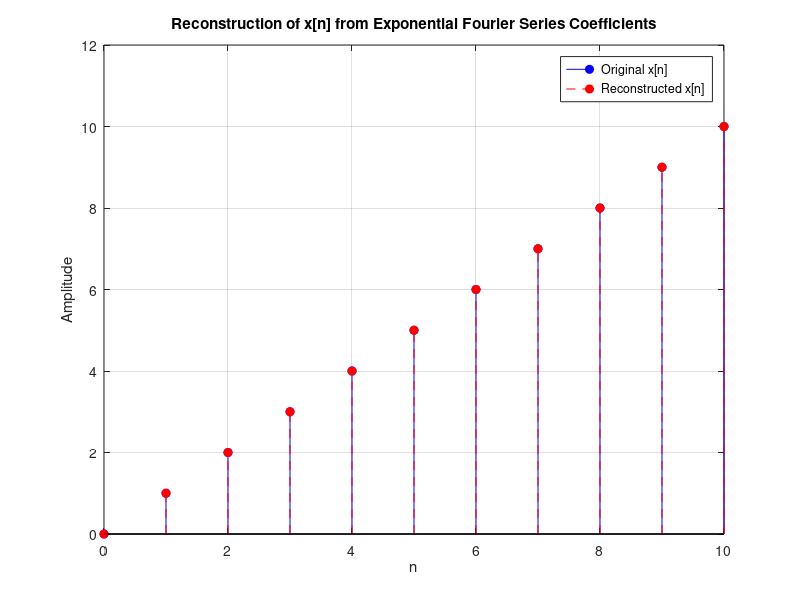

This figure's MATLAB source:
function reconstruct()


clc; clear; close all;

% -----------------------------
% Discrete-time signal parameters
% -----------------------------
N = 11;                 % number of points for one period
n = 0:N-1;              % discrete-time indices

% Example signal: x[n] = n*u[n] (one period)
x = n;

% -----------------------------
% Compute exponential Fourier coefficients Dn
% -----------------------------
Dn = zeros(1,N);
for k = 0:N-1
    Dn(k+1) = (1/N) * sum(x .* exp(-1j*2*pi*k*n/N));
end

% -----------------------------
% Reconstruct x[n] from Dn
% -----------------------------
x_recon = zeros(1,N);
for n_idx = 0:N-1
    x_recon(n_idx+1) = sum(Dn .* exp(1j*2*pi*(0:N-1)*n_idx/N));
end

% -----------------------------
% Plot original and reconstructed signals
% -----------------------------
figure;
stem(n, x, 'b', 'filled'); hold on;
stem(n, real(x_recon), 'r--', 'filled');
xlabel('n'); ylabel('Amplitude');
legend('Original x[n]', 'Reconstructed x[n]');
title('Reconstruction of x[n] from Exponential Fourier Series Coefficients');
grid on;



end







% DISCRETE FOURIER SERIES

function discreteFS()


clc; clear; close all;


%% Method 1: Direct DTFS Calculation

No = 32;                
n = 0:No-1;              

% Example signal: rectangular pulse + ones
xn = [ones(1,5) zeros(1,23) ones(1,4)];

% Preallocate DTFS coefficients
xr = zeros(1, No);

for r = 0:No-1
    xr(r+1) = sum(xn .* exp(-1j*r*2*pi/No*n)) / No;
end

% Plot magnitude and phase
figure('Name','DTFS: Direct Summation');
r = 0:No-1;
subplot(2,1,1);
stem(r, abs(xr), 'k', 'filled');
ylabel('|X[r]|'); xlabel('r');
title('Magnitude of DTFS Coefficients');

xr_round = round(1000*xr)/1000; % remove small computational errors
subplot(2,1,2);
stem(r, angle(xr_round), 'k', 'filled');
ylabel('Angle of X[r] (rad)'); xlabel('r');
title('Phase of DTFS Coefficients');



% USING FFT

xr_fft = fft(xn)/No;    % Normalize by period

figure('Name','DTFS: Using FFT');
subplot(2,1,1);
stem(r, abs(xr_fft), 'b', 'filled');
ylabel('|X[r]|'); xlabel('r');
title('Magnitude via FFT');

subplot(2,1,2);
stem(r, angle(xr_fft), 'b', 'filled');
ylabel('Angle of X[r] (rad)'); xlabel('r');
title('Phase via FFT');



end





% QUESTION TYPE WHERE DR coefficients are given


function discreteFS_example()

    clc; clear; close all;


% Given DTFS coefficients Dr

N = 12;
r = 0:N-1;

% Provided Fourier coefficients (Dr)
Dr = [0, -1j*0.8720, -1j*0.4330, 1j*0.3330, 1j*0.1440, -1j*0.2950,...
      0, 1j*0.2950, -1j*0.1440, -1j*0.3330, 1j*0.4330, 1j*0.8720];


% Reconstruct x[n] from Dr

n = -32:32;  % discrete-time indices (as given)
x = zeros(size(n));

for ni = 1:length(n)
    for ri = 1:N
        x(ni) = x(ni) + Dr(ri) * exp(1j*2*pi*(ri-1)*n(ni)/N);
    end
end


% Plot the reconstructed signal

figure;
stem(n, real(x), 'filled', 'b'); 
xlabel('n'); ylabel('x[n]');
title('Reconstructed Discrete-Time Signal from Given Fourier Coefficients');
grid on;



end








% finding the inverse fourier transform for a given signal


function inverseFTdiscrete()
    


    clc; clear; close all;

% Define frequency variable
Omega = linspace(-pi, pi, 1000);

% Define X(Omega) as given
X = zeros(size(Omega));
idx = (Omega >= -pi/2) & (Omega <= pi/2);
X(idx) = cos(Omega(idx));

% Compute inverse Fourier transform numerically
% Using definition:
% x(t) = (1/2pi) * integral X(Omega) * exp(j*Omega*t) dOmega
% over -pi to pi or wider frequency range

t = linspace(-10,10,1000);  % time vector

x = zeros(size(t));

for k = 1:length(t)
    integrand = X .* exp(1j * Omega * t(k));
    x(k) = (1/(2*pi)) * trapz(Omega, integrand);
end

% Plot real part of x(t)
figure;
plot(t, real(x), 'LineWidth', 2);
xlabel('t');
ylabel('x(t)');
title('Inverse Fourier Transform x(t)');
grid on;



end






% Fourier spectra changing with modifications


function simple_fourier_demo_loop()

    clc; clear; close all;

    % Define time vector
    t = linspace(-10,10,2000);
    dt = t(2) - t(1);

    % Original signal: rectangular pulse width 2
    x = @(t) double(abs(t) <= 1);

    % Frequencies to compute FT at
    omega = linspace(-20, 20, 500);

    % Preallocate FT results
    X = zeros(size(omega));
    Y1 = zeros(size(omega));
    Y2 = zeros(size(omega));
    Y3 = zeros(size(omega));

    % Define modified signals
    y1 = @(t) 3 * x(t);
    y2 = @(t) x(t - 2);
    y3 = @(t) x(t) .* exp(1j*5*t);

    % Compute FT for each omega using for-loop sum
    for k = 1:length(omega)
        w = omega(k);
        sum_x = 0; sum_y1 = 0; sum_y2 = 0; sum_y3 = 0;
        for n = 1:length(t)
            sum_x = sum_x + x(t(n)) * exp(-1j*w*t(n));
            sum_y1 = sum_y1 + y1(t(n)) * exp(-1j*w*t(n));
            sum_y2 = sum_y2 + y2(t(n)) * exp(-1j*w*t(n));
            sum_y3 = sum_y3 + y3(t(n)) * exp(-1j*w*t(n));
        end
        X(k) = sum_x * dt;
        Y1(k) = sum_y1 * dt;
        Y2(k) = sum_y2 * dt;
        Y3(k) = sum_y3 * dt;
    end

    % Plot time domain signals
    figure;
    subplot(3,1,1);
    plot(t, x(t), 'b', t, y1(t), 'r--', 'LineWidth', 1.5);
    title('Scalar Multiplication: x(t) and 3*x(t)');
    legend('x(t)', '3*x(t)');
    grid on;

    subplot(3,1,2);
    plot(t, x(t), 'b', t, y2(t), 'r--', 'LineWidth', 1.5);
    title('Time Shifting: x(t) and x(t-2)');
    legend('x(t)', 'x(t-2)');
    grid on;

    subplot(3,1,3);
    plot(t, x(t), 'b', t, real(y3(t)), 'r--', 'LineWidth', 1.5);
    title('Frequency Shifting: x(t) and x(t)*exp(j5t)');
    legend('x(t)', 'Modulated x(t)');
    grid on;

    % Plot magnitude spectra
    figure;
    subplot(3,1,1);
    plot(omega, abs(X), 'b', omega, abs(Y1), 'r--', 'LineWidth', 1.5);
    title('Magnitude Spectrum: Original and Scalar Multiplied');
    legend('X(\omega)', '3X(\omega)');
    grid on;

    subplot(3,1,2);
    plot(omega, abs(X), 'b', omega, abs(Y2), 'r--', 'LineWidth', 1.5);
    title('Magnitude Spectrum: Original and Time Shifted');
    legend('X(\omega)', 'e^{-j \omega 2}X(\omega)');
    grid on;

    subplot(3,1,3);
    plot(omega, abs(X), 'b', omega, abs(Y3), 'r--', 'LineWidth', 1.5);
    title('Magnitude Spectrum: Original and Frequency Shifted');
    legend('X(\omega)', 'Shifted Spectrum');
    grid on;

end


simple_fourier_demo_loop